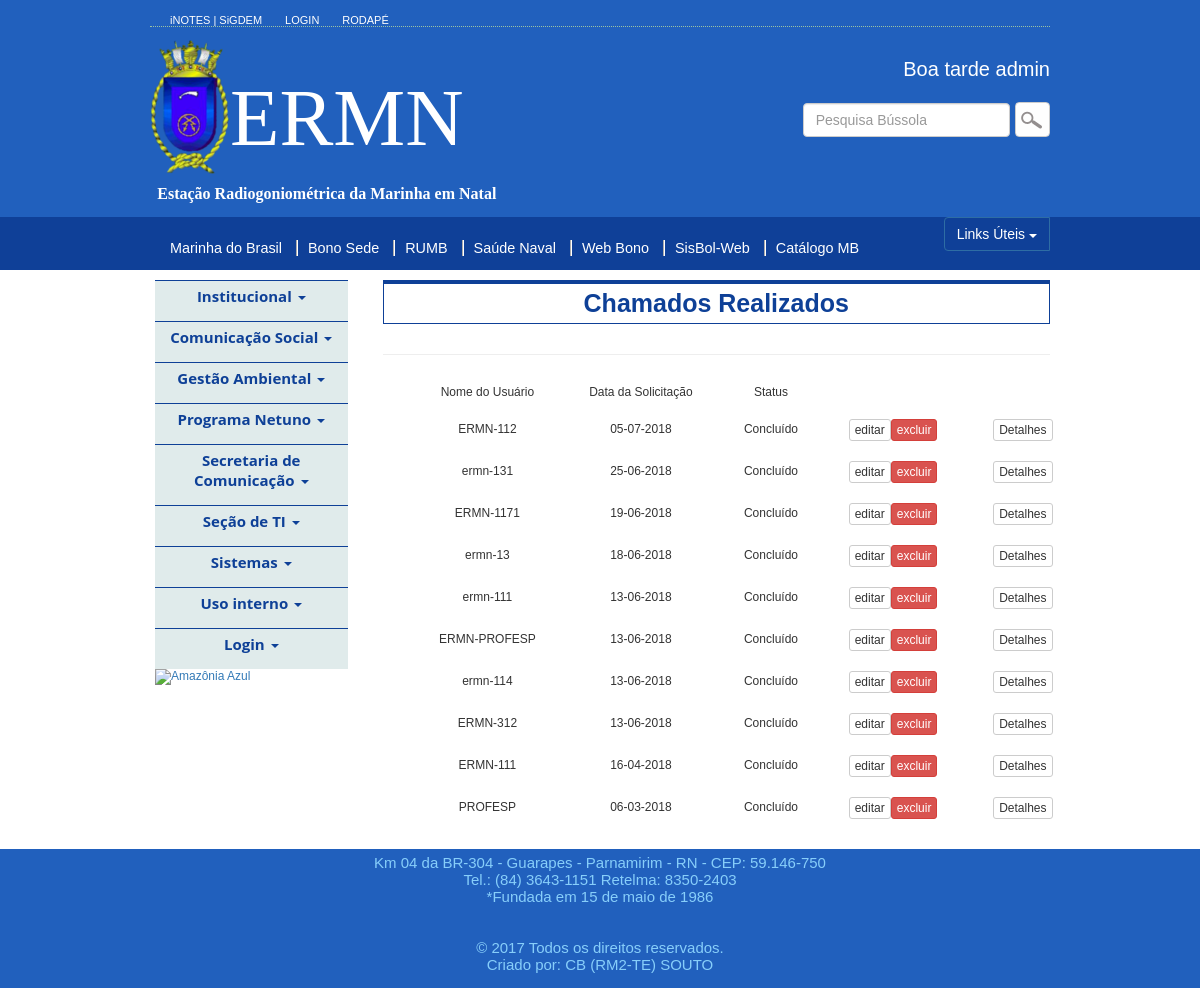
The page /views/sti.php (signed in) on the database its author committed.
### tables this page shows
CREATE TABLE `chamadosti` (
  `id` int(11) NOT NULL,
  `nome` varchar(60) NOT NULL,
  `usuario` varchar(30) NOT NULL,
  `descricao` varchar(250) NOT NULL,
  `sdata` varchar(15) NOT NULL,
  `infpc` varchar(30) NOT NULL,
  `infpc2` varchar(40) NOT NULL,
  `providenciado` varchar(20) NOT NULL,
  `solucao` varchar(250) NOT NULL,
  `substituicao` varchar(20) NOT NULL,
  `itemdesc` varchar(200) NOT NULL
);

### repository/ChamadoStiRepository.class.php (called while the page is built, shortened)
<?php
class ChamadoStiRepository {
      private $conexao;
      function __construct($conexao) {
        $this->conexao = $conexao;
    }
        public function listarChamadoSti(){
        $retorno = array();
        $query = "SELECT id, nome, usuario, descricao, sdata, infpc, infpc2, providenciado, solucao, "
                . "substituicao, itemdesc FROM chamadosti ORDER BY id DESC ";
          if ($stmt = $this->conexao->getMysqli()->prepare($query)) {
            $stmt->execute();
            $stmt->bind_result($id, $nome, $usuario, $descricao, $sData, $infpc, $infpc2, $providenciado, $solucao, $substituicao, $itemdesc);
            while ($stmt->fetch()) {
                $retorno[] = new ChamadoSti($id, $nome, $usuario, $descricao, $sData, $infpc, $infpc2, $providenciado, $solucao, $substituicao, $itemdesc);
            }
        }else{
            throw new Exception("erro no prepare: ". $this->conexao->getObjetoConexao()->error );
        }
        return $retorno;
    }
}

### util/ConexaoDeInclusao.class.php (called while the page is built, shortened)
<?php
class ConexaoDeInclusao {
    private $host = "localhost";
    private $usuario = "root";
    private $senha = "sabotagem";
    private $banco = "intranetermn";
    private $mysqli;
    public function __construct() {
        $this->mysqli = new mysqli($this->host, $this->usuario,$this->senha,$this->banco);
    }
    public function getMysqli(){
        return $this->mysqli;
    }
}

### entity/ChamadoSti.class.php (called while the page is built, shortened)
<?php
class ChamadoSti {
    private $id;
    private $usuario;
    private $sData;
    private $providenciado;
    function __construct($id, $nome, $usuario, $descricao, $sData, $infpc, $infpc2, $providenciado, $solucao, $substituicao, $itemdesc) {
        $this->id = $id;
        $this->usuario = $usuario;
        $this->sData = $sData;
        $this->providenciado = $providenciado;
    }
    function getId() {
        return $this->id;
    }
    function getUsuario() {
        return $this->usuario;
    }
    function getSData() {
        return $this->sData;
    }
    function getProvidenciado() {
        return $this->providenciado;
    }
}

### views/sti.php (the view, shortened to what this page needs)
<!DOCTYPE html>
<?php
include_once '../entity/ChamadoSti.class.php';
include_once '../util/ConexaoDeInclusao.class.php';
include_once '../repository/ChamadoStiRepository.class.php';
    $conexao = new ConexaoDeInclusao();
    $chamadoStiRepository = new ChamadoStiRepository($conexao);
    $lista = $chamadoStiRepository->listarChamadoSti();
?>
<html lang="pt-br">
    <head>
        <?php
        include './cssJsImports.php';
        ?>
    </head>
    <body id="wrapper">
        <?php
        include './header.php';
        ?>
        <section class="container" id="main">
            <div class="links">
                    <?php
                    include './navegacao.php';
                    ?>
                    <div class="col-md-9 ">
                        <table>
                            <tr><p class="styleTitulo" id="stiRef">Chamados Realizados</p></tr>
                        </table>
                        <session>
                            <hr/>
                            <table class="tbSolicitacao">
                                    <tr>
                                        <td>Nome do Usuário</td>
                                        <td>Data da Solicitação</td>
                                        <td>Status</td>
                                    </tr>
                            <?php
                                for($i=0; $i < sizeof($lista); $i++){
                                    $chamadoSti = $lista[$i];
                                 ?>
                                    <tr>
                                        <td><?= $chamadoSti->getUsuario()?></td>
                                        <td><?= $chamadoSti->getSData()?></td>
                                        <td><?= $chamadoSti->getProvidenciado()?></td>
                                        <?php if(isset($_SESSION['usuarioNome']) && $_SESSION['usuarioNome'] != ""){
                                        echo '<td><input type="submit" class="btn btn-xs btn-default editarCall" id="'.$chamadoSti->getId().'" name="editarCall" value="editar">';
                                        echo '<input type="submit" class="btn btn-xs btn-danger excluirCall" id="'.$chamadoSti->getId().'" name="excluirCall" value="excluir"></td>';
                                        }?>
                                        <td class="btnDetalhes"><input type="submit" class="btn btn-xs btn-default detalhesCall" id="<?php echo $chamadoSti->getId()?>" name="detalhesCall" value="Detalhes"</td>
                            <?php }?>
                                 </tr>
                                </table>
                        </session>
                    </div>
                </div>
        </section>
            <?php
            include 'footer.php';
            ?>
    </body>
</html>

### css/index.css (style rules this page uses)
* { padding: 0; list-style: none; vertical-align: baseline; }
body { font: 100% Arial, FreeSans, sans-serif; margin: 0; }
#wrapper { margin: 0 auto; max-width: 100%; width: 100%; font-size: 1.2em; font-family: "open_sansregular", Arial, Helvetica, sans-serif; }
#main { margin-bottom: 20px; }
.links { width: 930px; padding-top: 10px; margin: 40px auto; }

### css/estilos.css (style rules this page uses)
.styleTitulo { font-size: 25px; font-weight: bold; color: #0e4097; border-top: 4px #0e4097 solid; border-bottom: 1px #0e4097 solid; border-left: 1px #0e4097 solid; border-right: 1px #0e4097 solid; text-align: center; padding-top: 5px; padding-bottom: 5px; }
.tbSolicitacao { text-align: center; margin-left: 30px; width: 660px; padding: 40px; }
.tbSolicitacao td, .tbDetalhes td { padding: 10px 20px; }
.btnDetalhes { text-align: right; }

### rows shown on the page
chamadosti: usuario "ERMN-112", sdata "05-07-2018", providenciado "Concluído"
chamadosti: usuario "ermn-131", sdata "25-06-2018", providenciado "Concluído"
chamadosti: usuario "ERMN-1171", sdata "19-06-2018", providenciado "Concluído"
chamadosti: usuario "ermn-13", sdata "18-06-2018", providenciado "Concluído"
chamadosti: usuario "ermn-111", sdata "13-06-2018", providenciado "Concluído"
chamadosti: usuario "ERMN-PROFESP", sdata "13-06-2018", providenciado "Concluído"
chamadosti: usuario "ermn-114", sdata "13-06-2018", providenciado "Concluído"
chamadosti: usuario "ERMN-312", sdata "13-06-2018", providenciado "Concluído"
chamadosti: usuario "ERMN-111", sdata "16-04-2018", providenciado "Concluído"
chamadosti: usuario "PROFESP", sdata "06-03-2018", providenciado "Concluído"

### other values the page prints
$resp "Boa tarde admin"
